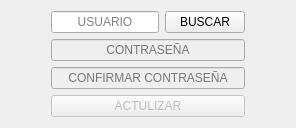
         <widget class="QWidget" name="widget_actualizar_usuarios">
          <layout class="QVBoxLayout" name="verticalLayout_11">
           <property name="spacing">
            <number>6</number>
           </property>
           <item>
            <layout class="QGridLayout" name="gridLayout_10">
             <item row="1" column="1" colspan="2">
              <widget class="QLineEdit" name="line_contrasena_usuario">
               <property name="enabled">
                <bool>false</bool>
               </property>
               <property name="echoMode">
                <enum>QLineEdit::EchoMode::Password</enum>
               </property>
               <property name="alignment">
                <set>Qt::AlignmentFlag::AlignCenter</set>
               </property>
               <property name="placeholderText">
                <string>CONTRASEÑA</string>
               </property>
              </widget>
             </item>
             <item row="1" column="0">
              <spacer name="horizontalSpacer_3">
               <property name="orientation">
                <enum>Qt::Orientation::Horizontal</enum>
               </property>
               <property name="sizeHint" stdset="0">
                <size>
                 <width>40</width>
                 <height>20</height>
                </size>
               </property>
              </spacer>
             </item>
             <item row="0" column="1">
              <widget class="QLineEdit" name="line_actualizar_usuario">
               <property name="alignment">
                <set>Qt::AlignmentFlag::AlignCenter</set>
               </property>
               <property name="placeholderText">
                <string>USUARIO</string>
               </property>
              </widget>
             </item>
             <item row="0" column="2">
              <widget class="QPushButton" name="boton_buscar_actualizar_usuario">
               <property name="styleSheet">
                <string notr="true">min-width:5em;</string>
               </property>
               <property name="text">
                <string>BUSCAR</string>
               </property>
              </widget>
             </item>
             <item row="3" column="1" colspan="2">
              <widget class="QPushButton" name="boton_actulizar_usuario">
               <property name="enabled">
                <bool>false</bool>
               </property>
               <property name="text">
                <string>ACTULIZAR</string>
               </property>
              </widget>
             </item>
             <item row="2" column="1" colspan="2">
              <widget class="QLineEdit" name="line_confirmar_usuario">
               <property name="enabled">
                <bool>false</bool>
               </property>
               <property name="echoMode">
                <enum>QLineEdit::EchoMode::Password</enum>
               </property>
               <property name="alignment">
                <set>Qt::AlignmentFlag::AlignCenter</set>
               </property>
               <property name="placeholderText">
                <string>CONFIRMAR CONTRASEÑA</string>
               </property>
              </widget>
             </item>
             <item row="0" column="3">
              <spacer name="horizontalSpacer_4">
               <property name="orientation">
                <enum>Qt::Orientation::Horizontal</enum>
               </property>
               <property name="sizeHint" stdset="0">
                <size>
                 <width>40</width>
                 <height>20</height>
                </size>
               </property>
              </spacer>
             </item>
            </layout>
           </item>
          </layout>
         </widget>
